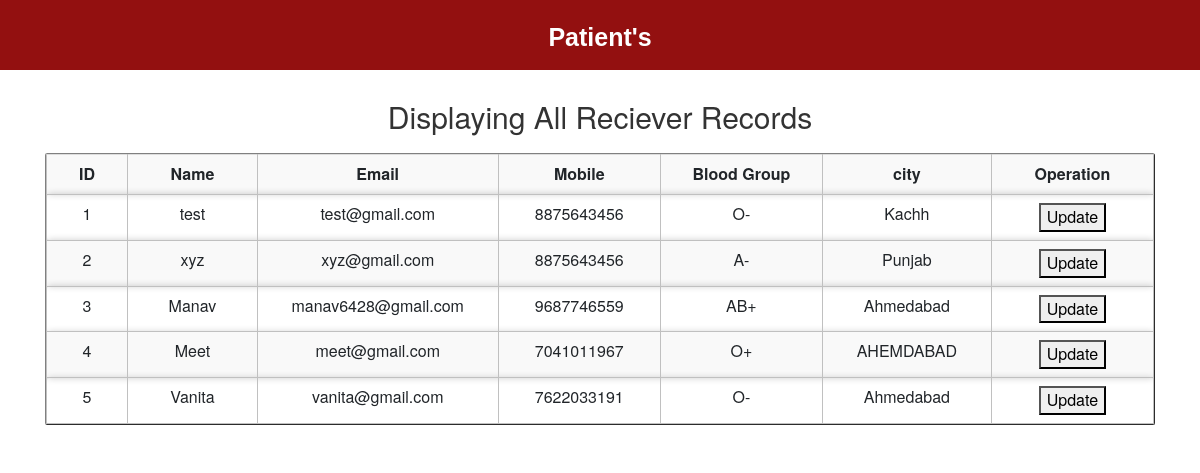
Screenshot of /admin/patient/patient.php with the database file from the repository.
### tables this page shows
CREATE TABLE `receivers` (
  `id` int(11) NOT NULL,
  `rname` varchar(100) NOT NULL,
  `remail` varchar(100) NOT NULL,
  `rpassword` varchar(100) NOT NULL,
  `rphone` varchar(100) NOT NULL,
  `rbg` varchar(10) NOT NULL,
  `rcity` varchar(100) NOT NULL
);

### admin/patient/patient.php (the view, shortened to what this page needs)
<?php
include("connection.php");
?>
<?php require '../head.php'; ?>
<div class="sub" style="background: #931010;height: 70px;display: flex;font-family: 'Helvetica',sans-serif;justify-content: center;">
		<p style="text-decoration: none;color: white;font-size: 25px;font-weight: bolder;line-height: 75px;">Patient's</p>
</div>
<?php
$query = "SELECT * FROM receivers";
$data = mysqli_query($conn,$query);
$total = mysqli_num_rows($data);
if($total != 0){
?>
<div class="container">
<h2 align="center" style="margin-top: 30px;margin-bottom: 20px;">Displaying All Reciever Records</h2>
	<table align="center" border="1" cellspacing="1" class="table table-responsive table-striped rounded mt5">
		<tr>
			<th width="5%">ID</th>
			<th width="8%">Name</th>
			<th width="10%">Email</th>
			<th width="10%">Mobile</th>
			<th width="10%">Blood Group</th>
			<th width="10%">city</th>
			<th width="10%">Operation</th>
		</tr>
	<?php
	while ($result = mysqli_fetch_assoc($data)) {
		echo "<tr>
				<td>". $result["id"]   ."</td>
				<td>". $result["rname"]   ."</td>
				<td>". $result["remail"]   ."</td>
				<td>". $result["rphone"]   ."</td>
				<td>". $result["rbg"]   ."</td>
				<td>". $result["rcity"]   ."</td>
				<td>
				<button><a href='pupdate.php?uid=$result[id]' style='color: black'>Update</a></button>
				</td>
			 </tr>";
	}
}
else{
	echo "No records found";
}
?>
</table>
</div>

### css/style.css (style rules this page uses)
.card ,nav, .footer,tr,video { border-radius: 3px; transition: all 200ms ease-out; box-shadow: 0px 0px 7px rgba(0, 0, 0, 0.2); }
tr,th,td { border:0.1px solid silver; text-align: center; }
a:link { text-decoration: none; }

### rows the page displays
receivers: id "1", rname "test", remail "test@gmail.com", rphone "8875643456", rbg "O-", rcity "Kachh"
receivers: id "2", rname "xyz", remail "xyz@gmail.com", rphone "8875643456", rbg "A-", rcity "Punjab"
receivers: id "3", rname "Manav", remail "manav6428@gmail.com", rphone "9687746559", rbg "AB+", rcity "Ahmedabad"
receivers: id "4", rname "Meet", remail "meet@gmail.com", rphone "7041011967", rbg "O+", rcity "AHEMDABAD"
receivers: id "5", rname "Vanita", remail "vanita@gmail.com", rphone "7622033191", rbg "O-", rcity "Ahmedabad"
